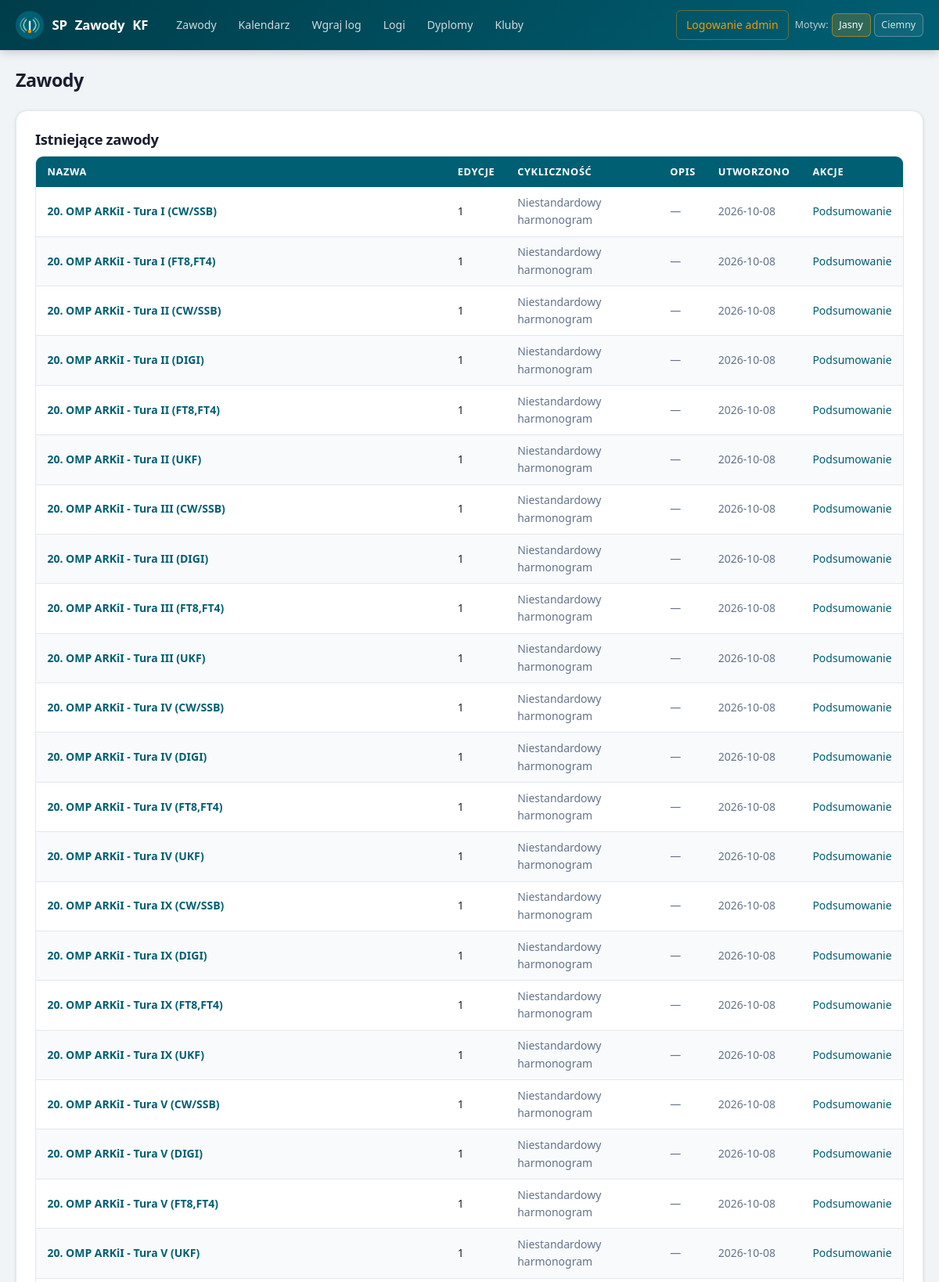
Page /contests (upper part) on the committed database.
### app/models.py (models this page shows)
class Contest(db.Model):
    id = db.Column(db.Integer, primary_key=True)
    name = db.Column(db.String(120), nullable=False, unique=True)
    description = db.Column(db.Text, nullable=True)
    is_yearly_recurring = db.Column(db.Boolean, default=True, nullable=False)
    created_at = db.Column(db.DateTime, default=datetime.utcnow, nullable=False)
    editions = db.relationship(
        "ContestEdition",
        back_populates="contest",
        cascade="all, delete-orphan",
        order_by="ContestEdition.year.desc()",
    )
    rule_notes = db.relationship(
        "ContestRuleNote",
        back_populates="contest",
        cascade="all, delete-orphan",
        order_by="ContestRuleNote.created_at.desc()",
    )

### app/routes.py (the view, shortened to what this page needs)
@bp.route("/contests", methods=["GET", "POST"])
def contests():
    can_manage = get_current_admin_user() is not None
    contests_list = Contest.query.order_by(Contest.name.asc()).all()
    return render_template("contests.html", contests=contests_list, can_manage=can_manage)

### app/admin_auth.py (called while the page is built)
def get_current_admin_user() -> AdminUser | None:
    if hasattr(g, "current_admin_user"):
        return g.current_admin_user
    user_id = session.get(SESSION_KEY)
    if not user_id:
        g.current_admin_user = None
        return None
    user = db.session.get(AdminUser, user_id)
    g.current_admin_user = user
    return user

### app/templates/contests.html (shortened to what this page needs)
{% extends 'base.html' %}
{% block content %}
<div class="page-header">
    <h2>Zawody</h2>
</div>
<section class="card">
    <h3>Istniejące zawody</h3>
    {% if contests %}
        <div class="table-wrap">
        <table>
            <thead>
                <tr>
                    <th>Nazwa</th>
                    <th>Edycje</th>
                    <th>Cykliczność</th>
                    <th>Opis</th>
                    <th>Utworzono</th>
                    <th>Akcje</th>
                </tr>
            </thead>
            <tbody>
                {% for contest in contests %}
                <tr>
                    <td><a href="{{ url_for('main.contest_detail', contest_id=contest.id) }}"><strong>{{ contest.name }}</strong></a></td>
                    <td>{{ contest.editions|length }}</td>
                    <td class="muted">{{ 'Coroczne' if contest.is_yearly_recurring else 'Niestandardowy harmonogram' }}</td>
                    <td class="muted">{{ contest.description or '—' }}</td>
                    <td class="muted">{{ contest.created_at.strftime('%Y-%m-%d') }}</td>
                    <td>
                        <a href="{{ url_for('main.contest_summary', contest_id=contest.id) }}">Podsumowanie</a>
                    </td>
                </tr>
                {% endfor %}
            </tbody>
        </table>
        </div>
    {% else %}
        <div class="empty-state">
            <div class="empty-state-icon">📡</div>
            <p>Brak zawodów.</p>
        </div>
    {% endif %}
</section>
{% endblock %}

### app/static/styles.css (style rules this page uses)
:root { --clr-primary: #005f73; --clr-primary-dark: #003d4a; --clr-primary-light: #0a9396; --clr-accent: #ee9b00; --clr-accent-light: #fef3c7; --clr-bg: #f0f4f7; --clr-surface: #ffffff; --clr-surface-2: #f8fafc; --clr-ink: #1a1e2e; --clr-ink-muted: #64748b; --clr-border: #e2e8f0; --clr-border-soft: #f1f5f9; --clr-ok: #065f46; --clr-ok-bg: #d1fae5; --clr-ok-border: #6ee7b7; --clr-bad: #991b1b; --clr-bad-bg: #fee2e2; --clr-bad-border: #fca5a5; --clr-warn: #92400e; --clr-warn-bg: #fef3c7; --clr-warn-border: #fcd34d; --clr-info: #1e40af; --clr-info-bg: #dbeafe; --clr-info-border: #93c5fd; --shadow-xs: 0 1px 2px rgba(0,0,0,.06); --shadow-sm: 0 1px 4px rgba(0,0,0,.08), 0 1px 3px rgba(0,0,0,.05); --shadow-md: 0 4px 12px rgba(0,0,0,.08), 0 2px 4px rgba(0,0,0,.05); --shadow-lg: 0 10px 25px rgba(0,0,0,.10), 0 4px 8px rgba(0,0,0,.06); --radius: 10px; --radius-sm: 6px; --radius-lg: 14px; --header-h: 64px; }
*, *::before, *::after { box-sizing: border-box; }
html { scroll-behavior: smooth; }
body { margin: 0; font-family: "Segoe UI", system-ui, -apple-system, sans-serif; font-size: 15px; line-height: 1.6; color: var(--clr-ink); background: var(--clr-bg); min-height: 100vh; display: flex; flex-direction: column; }
h1, h2, h3, h4 { margin-top: 0; font-weight: 700; line-height: 1.25; letter-spacing: -0.02em; }
h2 { font-size: 1.45rem; margin-bottom: .75rem; }
h3 { font-size: 1.15rem; margin-bottom: .6rem; }
a { color: var(--clr-primary); text-decoration: none; }
.card { background: var(--clr-surface); border: 1px solid var(--clr-border); border-radius: var(--radius-lg); padding: 1.5rem; margin-bottom: 1.25rem; box-shadow: var(--shadow-sm); }
.table-wrap { overflow-x: auto; border-radius: var(--radius); border: 1px solid var(--clr-border); }
table { width: 100%; border-collapse: collapse; }
thead th { background: var(--clr-primary); color: #fff; padding: .6rem .9rem; font-size: .8rem; font-weight: 600; text-transform: uppercase; letter-spacing: .05em; text-align: left; white-space: nowrap; }
thead th:first-child { border-radius: var(--radius-sm) 0 0 0; }
thead th:last-child { border-radius: 0 var(--radius-sm) 0 0; }
tbody tr:nth-child(even) td { background: var(--clr-surface-2); }
td { padding: .55rem .9rem; font-size: .875rem; vertical-align: middle; border-bottom: 1px solid var(--clr-border); color: var(--clr-ink); }
td:last-child { white-space: nowrap; }
.page-header { display: flex; align-items: flex-start; justify-content: space-between; gap: 1rem; margin-bottom: 1.5rem; flex-wrap: wrap; }
.page-header h2 { margin: 0; }
.muted { color: var(--clr-ink-muted); font-size: .875rem; }

### rows in the picture
Contest: name "20. OMP ARKiI - Tura I (CW/SSB)", editions|length "1", is_yearly_recurring "Niestandardowy harmonogram", description "—", created_at "2026-10-08"
Contest: name "20. OMP ARKiI - Tura I (FT8,FT4)", editions|length "1", is_yearly_recurring "Niestandardowy harmonogram", description "—", created_at "2026-10-08"
Contest: name "20. OMP ARKiI - Tura II (CW/SSB)", editions|length "1", is_yearly_recurring "Niestandardowy harmonogram", description "—", created_at "2026-10-08"
Contest: name "20. OMP ARKiI - Tura II (DIGI)", editions|length "1", is_yearly_recurring "Niestandardowy harmonogram", description "—", created_at "2026-10-08"
Contest: name "20. OMP ARKiI - Tura II (FT8,FT4)", editions|length "1", is_yearly_recurring "Niestandardowy harmonogram", description "—", created_at "2026-10-08"
Contest: name "20. OMP ARKiI - Tura II (UKF)", editions|length "1", is_yearly_recurring "Niestandardowy harmonogram", description "—", created_at "2026-10-08"
Contest: name "20. OMP ARKiI - Tura III (CW/SSB)", editions|length "1", is_yearly_recurring "Niestandardowy harmonogram", description "—", created_at "2026-10-08"
Contest: name "20. OMP ARKiI - Tura III (DIGI)", editions|length "1", is_yearly_recurring "Niestandardowy harmonogram", description "—", created_at "2026-10-08"
Contest: name "20. OMP ARKiI - Tura III (FT8,FT4)", editions|length "1", is_yearly_recurring "Niestandardowy harmonogram", description "—", created_at "2026-10-08"
Contest: name "20. OMP ARKiI - Tura III (UKF)", editions|length "1", is_yearly_recurring "Niestandardowy harmonogram", description "—", created_at "2026-10-08"
Contest: name "20. OMP ARKiI - Tura IV (CW/SSB)", editions|length "1", is_yearly_recurring "Niestandardowy harmonogram", description "—", created_at "2026-10-08"
Contest: name "20. OMP ARKiI - Tura IV (DIGI)", editions|length "1", is_yearly_recurring "Niestandardowy harmonogram", description "—", created_at "2026-10-08"
Contest: name "20. OMP ARKiI - Tura IV (FT8,FT4)", editions|length "1", is_yearly_recurring "Niestandardowy harmonogram", description "—", created_at "2026-10-08"
Contest: name "20. OMP ARKiI - Tura IV (UKF)", editions|length "1", is_yearly_recurring "Niestandardowy harmonogram", description "—", created_at "2026-10-08"
Contest: name "20. OMP ARKiI - Tura IX (CW/SSB)", editions|length "1", is_yearly_recurring "Niestandardowy harmonogram", description "—", created_at "2026-10-08"
Contest: name "20. OMP ARKiI - Tura IX (DIGI)", editions|length "1", is_yearly_recurring "Niestandardowy harmonogram", description "—", created_at "2026-10-08"
Contest: name "20. OMP ARKiI - Tura IX (FT8,FT4)", editions|length "1", is_yearly_recurring "Niestandardowy harmonogram", description "—", created_at "2026-10-08"
Contest: name "20. OMP ARKiI - Tura IX (UKF)", editions|length "1", is_yearly_recurring "Niestandardowy harmonogram", description "—", created_at "2026-10-08"
Contest: name "20. OMP ARKiI - Tura V (CW/SSB)", editions|length "1", is_yearly_recurring "Niestandardowy harmonogram", description "—", created_at "2026-10-08"
Contest: name "20. OMP ARKiI - Tura V (DIGI)", editions|length "1", is_yearly_recurring "Niestandardowy harmonogram", description "—", created_at "2026-10-08"
Contest: name "20. OMP ARKiI - Tura V (FT8,FT4)", editions|length "1", is_yearly_recurring "Niestandardowy harmonogram", description "—", created_at "2026-10-08"
Contest: name "20. OMP ARKiI - Tura V (UKF)", editions|length "1", is_yearly_recurring "Niestandardowy harmonogram", description "—", created_at "2026-10-08"

### other values in the picture
{{ t('nav_contests') }} "Zawody"
{{ t('nav_calendar') }} "Kalendarz"
{{ t('nav_upload_log') }} "Wgraj log"
{{ t('nav_logs') }} "Logi"
{{ t('nav_certificates') }} "Dyplomy"
{{ t('nav_clubs') }} "Kluby"
{{ t('nav_admin_login') }} "Logowanie admin"
{{ t('theme') }} "Motyw"
{{ t('theme_light') }} "Jasny"
{{ t('theme_dark') }} "Ciemny"
